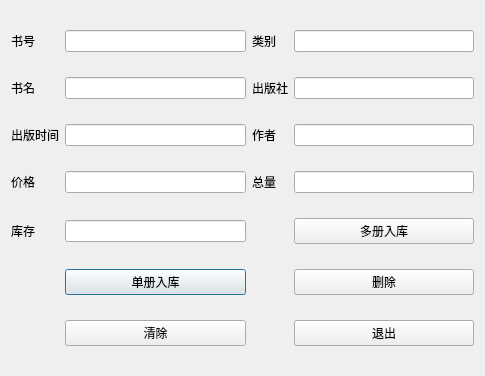
<?xml version="1.0" encoding="UTF-8"?>
<ui version="4.0">
 <class>insertbook</class>
 <widget class="QDialog" name="insertbook">
  <property name="geometry">
   <rect>
    <x>0</x>
    <y>0</y>
    <width>485</width>
    <height>376</height>
   </rect>
  </property>
  <property name="windowTitle">
   <string>Dialog</string>
  </property>
  <property name="styleSheet">
   <string notr="true">border-image: url(:/image1.jpg);</string>
  </property>
  <layout class="QGridLayout" name="gridLayout">
   <item row="0" column="0">
    <widget class="QLabel" name="label">
     <property name="text">
      <string>书号</string>
     </property>
    </widget>
   </item>
   <item row="0" column="1">
    <widget class="QLineEdit" name="bookId"/>
   </item>
   <item row="0" column="2">
    <widget class="QLabel" name="label_2">
     <property name="text">
      <string>类别</string>
     </property>
    </widget>
   </item>
   <item row="0" column="3">
    <widget class="QLineEdit" name="category"/>
   </item>
   <item row="1" column="0">
    <widget class="QLabel" name="label_3">
     <property name="text">
      <string>书名</string>
     </property>
    </widget>
   </item>
   <item row="1" column="1">
    <widget class="QLineEdit" name="title"/>
   </item>
   <item row="1" column="2">
    <widget class="QLabel" name="label_4">
     <property name="text">
      <string>出版社</string>
     </property>
    </widget>
   </item>
   <item row="1" column="3">
    <widget class="QLineEdit" name="press"/>
   </item>
   <item row="2" column="0">
    <widget class="QLabel" name="label_5">
     <property name="text">
      <string>出版时间</string>
     </property>
    </widget>
   </item>
   <item row="2" column="1">
    <widget class="QLineEdit" name="year"/>
   </item>
   <item row="2" column="2">
    <widget class="QLabel" name="label_6">
     <property name="text">
      <string>作者</string>
     </property>
    </widget>
   </item>
   <item row="2" column="3">
    <widget class="QLineEdit" name="author"/>
   </item>
   <item row="3" column="0">
    <widget class="QLabel" name="label_7">
     <property name="text">
      <string>价格</string>
     </property>
    </widget>
   </item>
   <item row="3" column="1">
    <widget class="QLineEdit" name="price"/>
   </item>
   <item row="3" column="2">
    <widget class="QLabel" name="label_8">
     <property name="text">
      <string>总量</string>
     </property>
    </widget>
   </item>
   <item row="3" column="3">
    <widget class="QLineEdit" name="total"/>
   </item>
   <item row="4" column="0">
    <widget class="QLabel" name="label_9">
     <property name="text">
      <string>库存</string>
     </property>
    </widget>
   </item>
   <item row="4" column="1">
    <widget class="QLineEdit" name="stock"/>
   </item>
   <item row="5" column="1">
    <widget class="QPushButton" name="insert">
     <property name="text">
      <string>单册入库</string>
     </property>
    </widget>
   </item>
   <item row="6" column="1">
    <widget class="QPushButton" name="clear">
     <property name="text">
      <string>清除</string>
     </property>
    </widget>
   </item>
   <item row="5" column="3">
    <widget class="QPushButton" name="delete_2">
     <property name="text">
      <string>删除</string>
     </property>
    </widget>
   </item>
   <item row="6" column="3">
    <widget class="QPushButton" name="exit">
     <property name="text">
      <string>退出</string>
     </property>
    </widget>
   </item>
   <item row="4" column="3">
    <widget class="QPushButton" name="insertBooksByList">
     <property name="text">
      <string>多册入库</string>
     </property>
    </widget>
   </item>
  </layout>
 </widget>
 <resources/>
 <connections/>
</ui>
